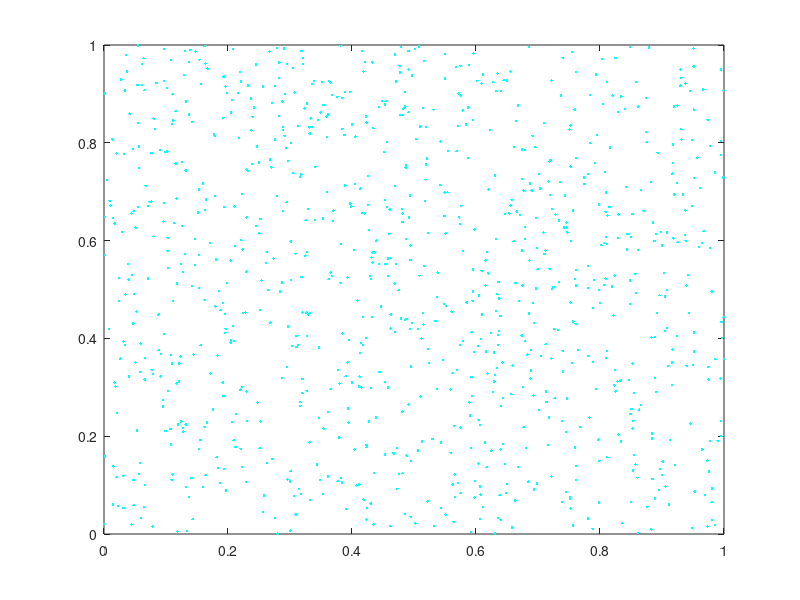

MATLAB code for this plot:
%% Clear workspace
clear 
close all
clc
%% Stupid plot 

for i = 1:1000
    x(i) = rand;
    y(i) = rand;
end
plot(x,y,'c.');